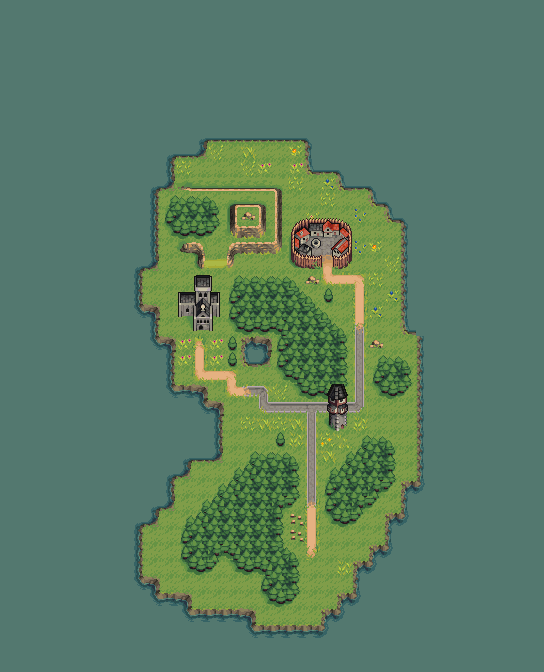

Below is a game level as drawn by its tile map, then a one-line description and the .tmx that defines it (tile-layer data replaced by summaries):
An orthogonal 34x42 tile map with 16x16 px tiles, 2 tile layers (Kachelebene 1, Tile Layer 2) and 32 objects.

<map version="1.2" tiledversion="1.2.1" orientation="orthogonal" renderorder="right-down" width="34" height="42" tilewidth="16" tileheight="16" infinite="0" nextlayerid="9" nextobjectid="55">
 <tileset firstgid="1" source="grass_biome.tsx" />
 <layer id="7" name="Kachelebene 1" width="34" height="42">
  <data>[1428 cells, 1428 non-empty, 80 distinct tile ids]</data>
 </layer>
 <layer id="8" name="Tile Layer 2" width="34" height="42">
  <data>[1428 cells, 36 non-empty, 30 distinct tile ids]</data>
 </layer>
 <objectgroup id="4" name="bound">
  <object id="11" x="385.333" y="224" width="14.6667" height="113.333" />
  <object id="12" x="400" y="336" width="16" height="144" />
  <object id="13" x="384" y="480" width="16" height="32" />
  <object id="14" x="368" y="512" width="16" height="32" />
  <object id="15" x="352" y="544" width="16" height="16" />
  <object id="16" x="336" y="560" width="16" height="32" />
  <object id="17" x="320" y="592" width="16" height="16" />
  <object id="18" x="260.667" y="608.667" width="59.3333" height="15.3333" />
  <object id="19" x="192" y="592" width="66" height="16" />
  <object id="20" x="160.667" y="576" width="30" height="14.6666" />
  <object id="21" x="144" y="528" width="16" height="48" />
  <object id="22" x="160" y="512" width="16" height="16" />
  <object id="23" x="176" y="480" width="16" height="32" />
  <object id="24" x="192" y="462" width="31.3333" height="18" />
  <object id="25" x="224" y="400" width="16" height="64" />
  <object id="26" x="208" y="384" width="16" height="16" />
  <object id="29" x="192" y="368" width="16" height="16" />
  <object id="30" x="176" y="336" width="16" height="48" />
  <object id="31" x="160" y="304" width="16" height="32" />
  <object id="32" x="144" y="272" width="16" height="32" />
  <object id="33" x="160" y="191.333" width="13.3333" height="80.6667" />
  <object id="38" x="176" y="160" width="16" height="32" />
  <object id="39" x="192" y="160" width="16" height="16" />
  <object id="43" x="208" y="144" width="96" height="16" />
  <object id="44" x="288" y="160" width="16" height="16" />
  <object id="45" x="304" y="176" width="32" height="16" />
  <object id="47" x="336" y="192" width="30" height="14" />
  <object id="48" x="368" y="208" width="16" height="16" />
  <object id="51" x="0" y="0" width="544" height="16" />
  <object id="52" x="0" y="16" width="16" height="656" />
  <object id="53" x="16" y="656" width="528" height="16" />
  <object id="54" x="528" y="19" width="14" height="637" />
 </objectgroup>
</map>